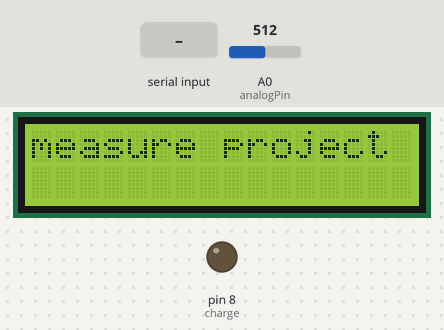
A sketch run on a simulated Arduino Uno, built with avr-gcc and run on an emulated ATmega328P. Parts: 16×2 character LCD, output pins drawn as LEDs (lit = HIGH). Inputs (shaded band) come from the test bench; at power-on: A0 (analogPin) = 512.

Above: at 1.2 s.
1.3 s: "c" received over Serial
At 1.6 s:
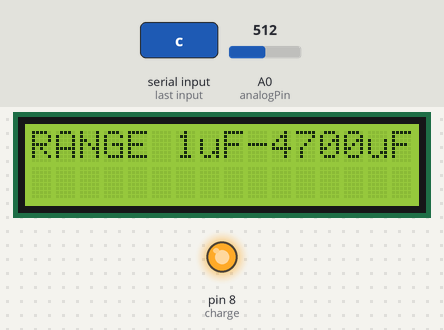
4.3 s: A0 (analogPin) set to 4
At 5.6 s:
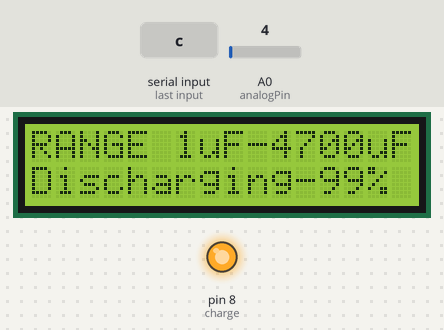
5.9 s: A0 (analogPin) set to 1
At 8.2 s:
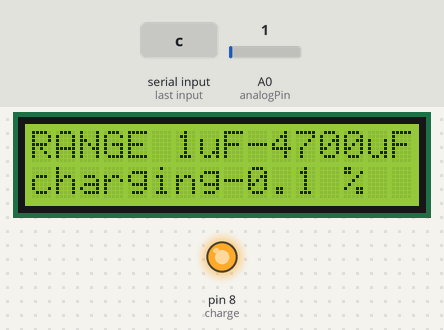
8.5 s: A0 (analogPin) set to 635
At 9.4 s:
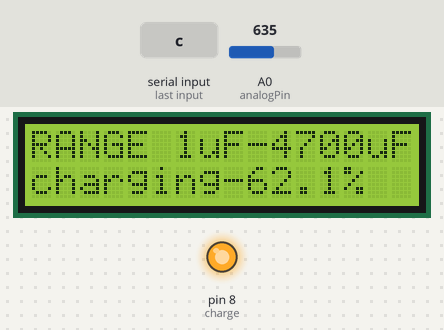
10.0 s: A0 (analogPin) set to 666
At 10.6 s:
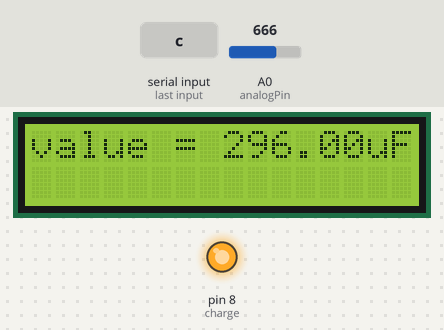
Timing chart, 0 to 13.0 s (numbered marks = the images above; inputs shaded):
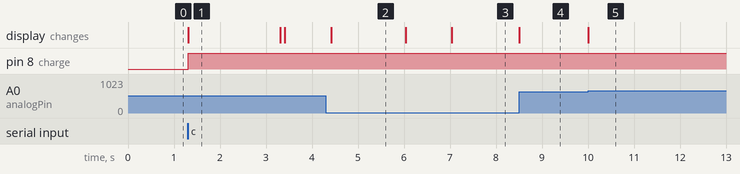

The sketch:

My_code.ino
```cpp
#include <LiquidCrystal.h>

#define trigger 13
#define echo 12

LiquidCrystal lcd(6,7,2,3,4,5);

float time=0,distance=0;
 ////////////
 int charge = 8;
int discharge = 9;
int analogPin = A0;
unsigned long start_timer=0;
unsigned long stop_timer=0;
unsigned long duration=0;
////////////////////////////////
float voltage=3;
float answer=0.0;
int measure (void);
/////////////////////////////////
const int pulsePin = 10; // Input signal connected to Pin 10 of Arduino
int pulseHigh;                           // Pulse High Time in uS
int pulseLow;                            // Pulse Low time in uS
float pulseTotal;                        // Total of high & low times
float frequency;

///////////////////////////////
int state;
void setup() {
  // put your setup code here, to run once:
Serial.begin(9600);
lcd.begin(16, 2);
lcd.setCursor(0,0);
lcd.print("measure project");
pinMode(discharge,INPUT);
pinMode(charge,OUTPUT);
 pinMode(trigger,OUTPUT);
 pinMode(echo,INPUT);
  pinMode(pulsePin,INPUT);
}
void loop() {
  // put your main code here, to run repeatedly:
if(Serial.available())
{
  state = Serial.read();
  if(state=='c'){
    lcd.clear();
    lcd.print("RANGE 1uF-4700uF");
    digitalWrite(charge,HIGH);
     while(measure()>=1010 && measure()<=1030)
 {
   lcd.setCursor(0,1);
    lcd.print("place capacitor ");
    delay(200);
    lcd.setCursor(0,1);
    lcd.print("                ");
    delay(200);
 }
 delay(2000);
 lcd.setCursor(0,1);
 lcd.print("                ");
  while(1)
  {
    //////////////////////////////////////////////discharging
    pinMode(charge,INPUT);
    pinMode(discharge,OUTPUT);
    digitalWrite(discharge,LOW);
    lcd.setCursor(0,1);
    lcd.print("Discharging-");//12
    while(voltage>2.0)
    {
    voltage=measure();
    delay(100);
    lcd.setCursor(12,1);
    answer=voltage * (99.0 / 1023.0);
    lcd.print((99-answer),0);
    lcd.setCursor(14,1);
    lcd.print("%");
    }

    lcd.setCursor(0,1);
    lcd.print("                ");
    delay(1000);
    lcd.setCursor(0,1);
    lcd.print("charging-");//9
    lcd.setCursor(13,1);
    lcd.print("%");

    //////////////////////////////////////////////charging
    pinMode(discharge,INPUT);
    pinMode(charge,OUTPUT);
    digitalWrite(charge,HIGH);
    start_timer=micros();

    while(measure()<648)
    {
      lcd.setCursor(9,1);
      lcd.print(measure()*(100.0/1023.0),1);
    }

    stop_timer=micros();
    duration=stop_timer-start_timer;
    answer=duration/10000;
    lcd.clear();
   // lcd.setCursor(0,1);
   // lcd.print("                ");
    lcd.setCursor(0,0);
    lcd.print("value = ");
    lcd.print(answer);
    lcd.print("uF");
    delay(3000);
    while(1)
    {
    lcd.setCursor(0,1);
    lcd.print("reset to measure");
    delay(200);
     lcd.setCursor(0,1);
    lcd.print("                ");
    delay(200);
    }

}
  }
  if(state=='d'){
    lcd.clear();
  lcd.print(" Ultra sonic");
 lcd.setCursor(0,1);
 lcd.print("Distance Meter");
 delay(2000);
 lcd.clear();
  digitalWrite(trigger,LOW);
 delayMicroseconds(2);
 digitalWrite(trigger,HIGH);
 delayMicroseconds(10);
 digitalWrite(trigger,LOW);
 delayMicroseconds(2);
 time=pulseIn(echo,HIGH);
 distance=time*340/20000;
 lcd.clear();
 lcd.print("Distance:");
 lcd.print(distance);
 lcd.print("cm");
 lcd.setCursor(0,1);
 lcd.print("Distance:");
 lcd.print(distance/100);
 lcd.print("m");
 delay(1000);
  }
  /////////////////////////
  if(state=='f'){
    lcd.clear();
        lcd.print(" Freq Counter  ");
    delay(5000);
     lcd.setCursor(0,0);                   //Set cursor to top line full left
    lcd.print("Frequency is    ");        //User Interface
    lcd.setCursor(0,1);                   //drop down one line
    lcd.print("                ");        //clear from previous

    pulseHigh = pulseIn(pulsePin,HIGH);   //get the high
    pulseLow = pulseIn(pulsePin,LOW);     //get the low

    pulseTotal = pulseHigh + pulseLow;    // add em up
    frequency=1000000/pulseTotal;         // convert to Hz with MATH!

    lcd.setCursor(0,1);                   //second line
    lcd.print(frequency);                 //print the freq to LCD
    lcd.print(" Hz");                     //print units
    delay(500);


    }
}}
int measure (void)
{
  int value;
  value=analogRead(analogPin);
  return value;
}
```

Measured:
- the behaviour switches between 3 and 2 on A0 (analogPin) (found by bisection; images 2 and 3)
- the behaviour switches between 647 and 648 on A0 (analogPin) (found by bisection; images 4 and 5)
- after the input at 1.3 s, pin 8 (charge): LOW → HIGH at once; the display: changes at once (image 1)
- after the input at 4.3 s, the display: changes after 0.12 s (image 2)
- after the input at 5.9 s, the display: first changes after 0.14 s (image 3 shows a later state)
- after the input at 8.5 s, the display: changes at once (image 4)
- after the input at 10.0 s, the display: changes at once (image 5)
